Frame 1 (no input): blank canvas, image omitted
Frame 60 (the mouse pressed at the canvas centre just before this capture): blank canvas, image omitted
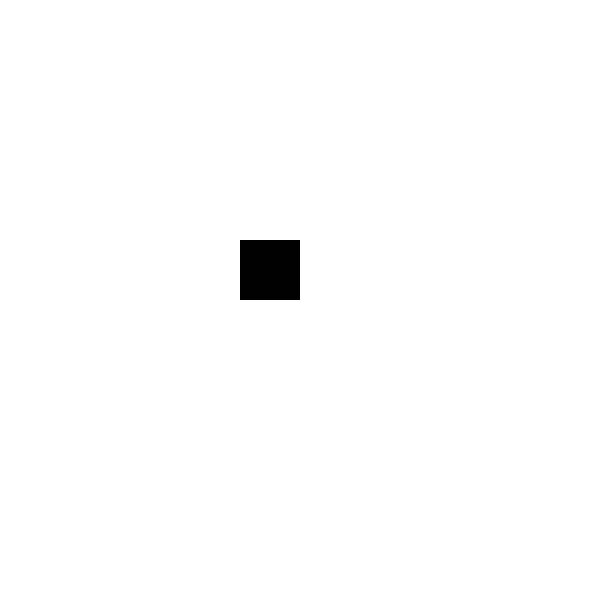
Frame 120 (the mouse held since frame 60 and released just before this capture)

The Processing sketch whose frames 1 and 60 were blank and that drew this single picture after the mouse press (run headless with seeded random() and noise(); from frame 60 on, the mouse is pressed at the canvas centre):

// Processing sketch: sketch_5
// ── sketch_5.pde
//you should have a 2d grid of white squares that's opacity changes to black 
//when the mouse hovers over it 

//in this sketch, the grid isn't drawn correctly, and the mouse hovering isn't working
//fix the sketch so that only the square the mouse is over turns black, 
//and the squares are drawn evenly accross the screen

int n = 10; 
int opacity[][] = new int[n][n]; 
int x[][]= new int[n][n];
int y[][]=new int[n][n];
void setup(){
  size(600, 600); 
  noStroke();
  for(int i = 0; i<n; i++){
    for(int j = 0; j<n; j++){
      opacity[i][j] = 0; 
      //x[i][j]=width*i+width/2;
      //y[i][j]=height*j+height/2;
    }
  }
}

void draw(){
  background(255); 
  
  for(int i = 0; i<n; i++){
    for(int j = 0; j<n; j++){
      x[i][j]=width/n*i;
      y[i][j]=height/n*j;
      if(mouseX > i*width/n && mouseX<= (i+1)*width/n && 
      mouseY > j*height/n && mouseY <=(j+1)*height/n){
        opacity[i][j] = 255; 
      }
      
      if(opacity[i][j]>0){
        opacity[i][j] --; 
        println(opacity[i][j]);
      }
      fill(0,0,0, opacity[i][j]); 
      //println(opacity[i][j]);
      rect(x[i][j], y[i][j], width/n, height/n);
    }
  }
}
